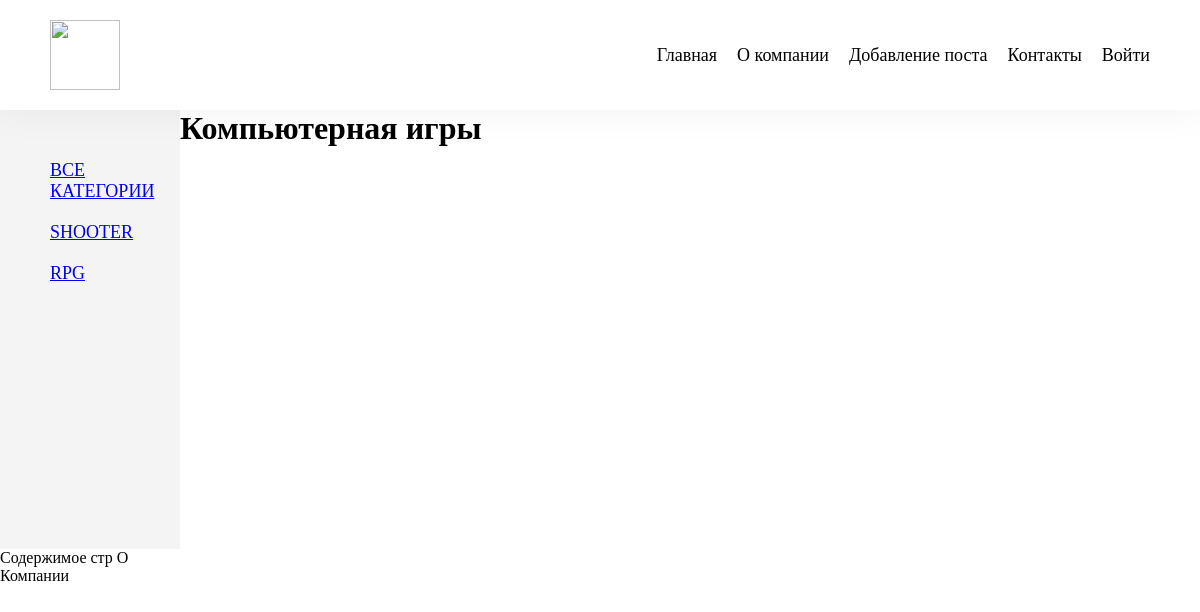
Page /about/ on the earlier database version.
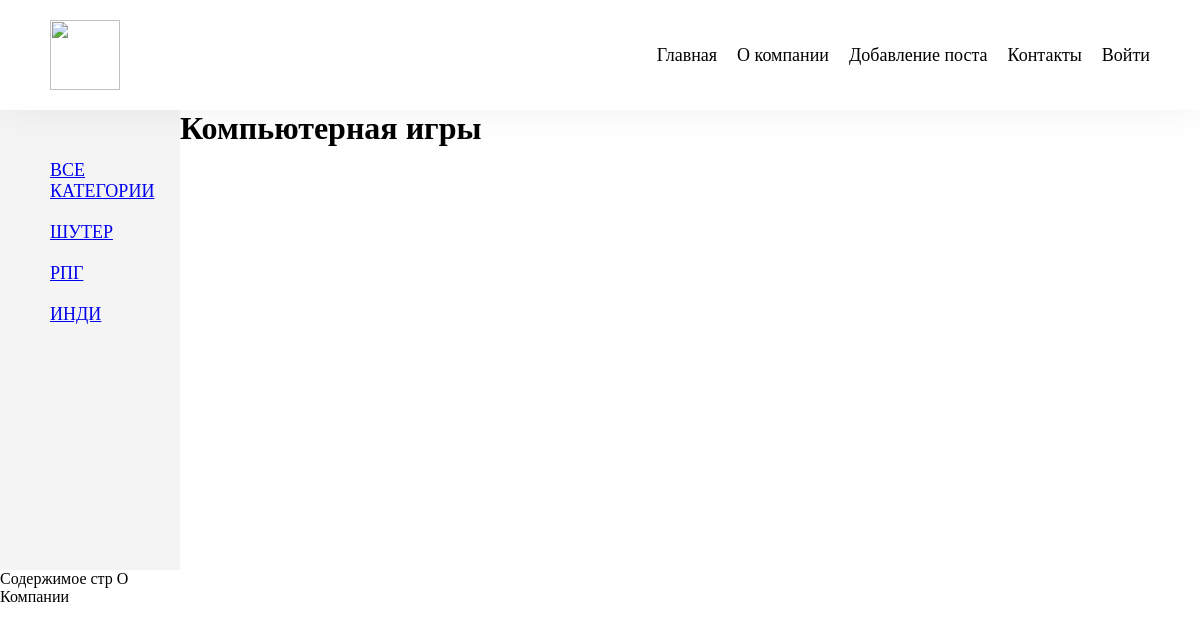
Same page on the later database version.
### index/models.py (models this page shows, shortened)
class Category(models.Model):
    name = models.CharField(max_length=100, db_index=True, verbose_name='Категория')
    slug = models.SlugField(max_length=255, unique=True, db_index=True, verbose_name='URL')
    def get_absolute_url(self):
        return reverse('category', kwargs={'cat_id': self.pk})
    class Meta:
        verbose_name = 'Категория'
        verbose_name_plural = 'Категории'
        ordering = ['id']

### index/views.py (the view)
# urls.py: path('about/', about, name='about'),
def about(request):
    context = {
        'title':'Компьютерная игры',
    }
    return render(request, 'index/about.html', context=context)

### index/templatetags/index_tags.py (called while the page is built)
@register.inclusion_tag('index/list_categories.html')
def show_categories(sort=None, cat_selected=0):
    if not sort:
        cats = Category.objects.all()
    else:
        cats = Category.objects.order_by(sort)
    return {'cats': cats, 'cat_selected': cat_selected}

@register.inclusion_tag('index/header.html')
def show_header():
    menu = [
        {'title': 'Главная', 'url_name': 'home'},
        {'title': 'О компании', 'url_name': 'about'},
        {'title': 'Добавление поста', 'url_name': 'addpost'},
        {'title': 'Контакты', 'url_name': 'contact'},
        {'title': 'Войти', 'url_name': 'login'}
    ]
    return {'menu': menu}

### index/templates/index/about.html
{% extends 'index/base.html' %}
{% block content %}
    <h1>{{ title }}</h1>
    <p>Содержимое стр О Компании</p>
{% endblock %}

### index/templates/index/list_categories.html
{% for cat in cats %}
    {% if cat.pk == cat_selected %}
        <li class="selected">{{ cat.name }}</li>
    {% else %}
        <li><a href="{{ cat.get_absolute_url }}">{{ cat.name }}</a></li>
    {% endif %}
{% endfor %}

Differences in the rows shown:
changed Category: name "SHOOTER" → "ШУТЕР"
changed Category: name "RPG" → "РПГ"
added Category: name "ИНДИ"
